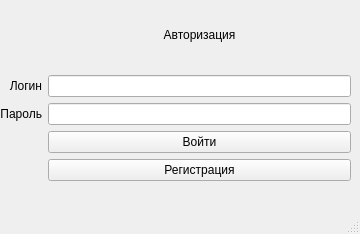
<?xml version="1.0" encoding="UTF-8"?>
<ui version="4.0">
 <class>auth_window</class>
 <widget class="QMainWindow" name="auth_window">
  <property name="geometry">
   <rect>
    <x>0</x>
    <y>0</y>
    <width>360</width>
    <height>234</height>
   </rect>
  </property>
  <property name="windowTitle">
   <string>auth_window</string>
  </property>
  <widget class="QWidget" name="centralwidget">
   <widget class="QWidget" name="gridLayoutWidget">
    <property name="geometry">
     <rect>
      <x>0</x>
      <y>0</y>
      <width>351</width>
      <height>181</height>
     </rect>
    </property>
    <layout class="QGridLayout" name="gridLayout">
     <item row="1" column="1">
      <widget class="QLineEdit" name="loginLineEdit"/>
     </item>
     <item row="2" column="1">
      <widget class="QLineEdit" name="passwordLineEdit"/>
     </item>
     <item row="4" column="1">
      <widget class="QPushButton" name="registerPushButton">
       <property name="text">
        <string>Регистрация</string>
       </property>
      </widget>
     </item>
     <item row="1" column="0">
      <widget class="QLabel" name="loginLabel">
       <property name="text">
        <string>Логин</string>
       </property>
       <property name="alignment">
        <set>Qt::AlignRight|Qt::AlignTrailing|Qt::AlignVCenter</set>
       </property>
      </widget>
     </item>
     <item row="2" column="0">
      <widget class="QLabel" name="passwodLabel">
       <property name="text">
        <string>Пароль</string>
       </property>
       <property name="alignment">
        <set>Qt::AlignRight|Qt::AlignTrailing|Qt::AlignVCenter</set>
       </property>
      </widget>
     </item>
     <item row="0" column="1">
      <widget class="QLabel" name="welcomeLabel">
       <property name="text">
        <string>Авторизация</string>
       </property>
       <property name="alignment">
        <set>Qt::AlignCenter</set>
       </property>
      </widget>
     </item>
     <item row="3" column="1">
      <widget class="QPushButton" name="pushButton">
       <property name="text">
        <string>Войти</string>
       </property>
      </widget>
     </item>
    </layout>
   </widget>
  </widget>
  <widget class="QMenuBar" name="menubar">
   <property name="geometry">
    <rect>
     <x>0</x>
     <y>0</y>
     <width>360</width>
     <height>21</height>
    </rect>
   </property>
  </widget>
  <widget class="QStatusBar" name="statusbar"/>
 </widget>
 <resources/>
 <connections/>
</ui>
